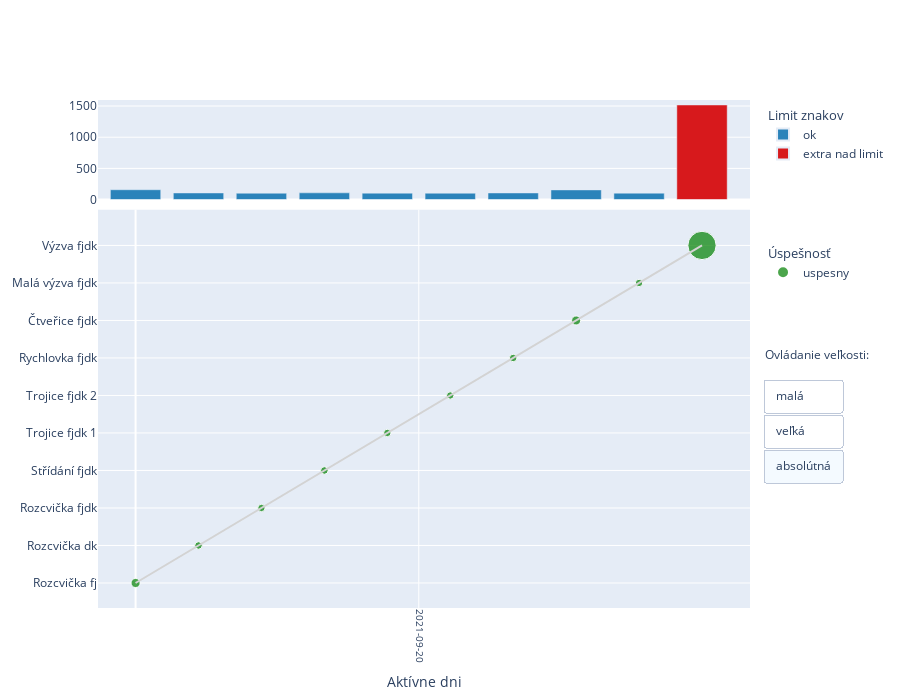

Notebook cell for this chart:
### Markdown cell above
## Visualizations
interactive visualizations (if not visible can be found in folder /interactive_viz)

### Code cell
import importlib
import visualizations
importlib.reload(visualizations)
from visualizations import create_user_activity_plotly, create_grouped_exercise_user_activity_plotly, create_chosen_users_graph

def get_user_logs_with_additional_info(data: pd.DataFrame, user_id: int, absolute_order_dict) -> pd.DataFrame:
    user_data = data[data['user'] == user_id]
    user_data.reset_index(inplace=True, drop=True)
    user_data.reset_index(inplace=True)
    user_data['item_order'] = user_data['item'].map(absolute_order_dict)
    user_data['time'].replace(to_replace=r'([0-9]{4}-[0-9]{2}-[0-9]{2}).*', value=r'\1', regex=True, inplace=True)
    user_data['correct'] = user_data['correct'].astype(str)
    user_data['moves_size_small'] = user_data.apply(lambda x: get_exercise_moves_chosen_thresholds(x.item, x.moves, "small"), axis=1)
    user_data['moves_size_large'] = user_data.apply(lambda x: get_exercise_moves_chosen_thresholds(x.item, x.moves, "large"), axis=1)
    return user_data


f = create_user_activity_plotly(get_user_logs_with_additional_info(valid_final_logs, 28850025, absolute_order_dict), data_item)
f.write_html("../interaktivne_viz/riesi_prvu_sadu.html")

### Figure 1 — Plotly figure (JSON) as saved in the notebook; plotly's stock layout.template omitted (floating-point values rounded to 4 significant figures; data arrays with more than 128 entries replaced by an {"elided": "..."} marker saying what was removed)
{"data": [{"customdata": [], "hovertemplate": "Úloha: %{y} <br> Počet znakov: %{customdata[6]} <br>Čas riešenia v sek: %{customdata[20]} <br>Počet chýb: %{customdata[11]}<extra></extra>", "legendgroup": "1", "legendgrouptitle": {"text": "Limit znakov"}, "marker": {"color": "#800080"}, "name": "pod limit", "type": "bar", "x": [], "xaxis": "x", "y": [], "yaxis": "y"}, {"customdata": {"elided": "9x20 mixed values"}, "hovertemplate": "Úloha: %{y} <br> Počet znakov: %{customdata[6]} <br>Čas riešenia v sek: %{customdata[20]} <br>Počet chýb: %{customdata[11]}<extra></extra>", "legendgroup": "1", "legendgrouptitle": {"text": "Limit znakov"}, "marker": {"color": "#2b83ba"}, "name": "ok", "type": "bar", "x": [0, 1, 2, 3, 4, 5, 6, 7, 8], "xaxis": "x", "y": [158, 106, 102, 108, 103, 102, 106, 155, 103], "yaxis": "y"}, {"customdata": [], "hovertemplate": "Úloha: %{y} <br> Počet znakov: %{customdata[6]} <br>Čas riešenia v sek: %{customdata[20]} <br>Počet chýb: %{customdata[11]}<extra></extra>", "legendgroup": "1", "legendgrouptitle": {"text": "Limit znakov"}, "marker": {"color": "#fdae61"}, "name": "mierne nad limit", "type": "bar", "x": [], "xaxis": "x", "y": [], "yaxis": "y"}, {"customdata": [[9, 893951, 28850025, 88, "26d|32d|35f|35 |41f|41d|41d|41f|5j|5f|50f|37j|46d|49d|49j|49k|49 |5f|20d|1j|16f|17f|17d|42f|43j|20k|20d|0f|30d|30d|49d|46d|52d|4f|26d|37d|37j|0f|0j|14d|14k|16f|5f|9k|9d|38f|20d|26j|26j|46d|49j|50k|1d|5f|15f|11j|35d|#1517,188,0", "1", 1517, 521700, "2021-09-20", 28, 34.89, 57, 4, 0.1449, 10, 16, 48, "Výzva fjdk", "green", 521.7]], "hovertemplate": "Úloha: %{y} <br> Počet znakov: %{customdata[6]} <br>Čas riešenia v sek: %{customdata[20]} <br>Počet chýb: %{customdata[11]}<extra></extra>", "legendgroup": "1", "legendgrouptitle": {"text": "Limit znakov"}, "marker": {"color": "#d7191c"}, "name": "extra nad limit", "type": "bar", "x": [9], "xaxis": "x", "y": [1517], "yaxis": "y"}, {"customdata": {"elided": "10x20 mixed values"}, "hovertemplate": "Úloha: %{y} <br> Počet znakov: %{customdata[6]} <br>Čas riešenia v sek: %{customdata[20]} <br>Počet chýb: %{customdata[11]}<extra></extra>", "legendgroup": "2", "legendgrouptitle": {"text": "Úspešnosť"}, "marker": {"color": "green", "size": [158, 106, 102, 108, 103, 102, 106, 155, 103, 1517], "sizemode": "area", "sizeref": 3.792}, "mode": "markers", "name": "uspesny", "type": "scatter", "x": [0, 1, 2, 3, 4, 5, 6, 7, 8, 9], "xaxis": "x2", "y": ["Rozcvička fj", "Rozcvička dk", "Rozcvička fjdk", "Střídání fjdk", "Trojice fjdk 1", "Trojice fjdk 2", "Rychlovka fjdk", "Čtveřice fjdk", "Malá výzva fjdk", "Výzva fjdk"], "yaxis": "y2"}, {"customdata": [], "hovertemplate": "Úloha: %{y} <br> Počet znakov: %{customdata[6]} <br>Čas riešenia v sek: %{customdata[20]} <br>Počet chýb: %{customdata[11]}<extra></extra>", "legendgroup": "2", "marker": {"color": "red", "size": [], "sizemode": "area", "sizeref": 3.792}, "mode": "markers", "name": "neuspesny", "type": "scatter", "x": [], "xaxis": "x2", "y": [], "yaxis": "y2"}, {"line": {"color": "lightgray"}, "mode": "lines", "showlegend": false, "type": "scatter", "x": [0, 1, 2, 3, 4, 5, 6, 7, 8, 9], "xaxis": "x2", "y": ["Rozcvička fj", "Rozcvička dk", "Rozcvička fjdk", "Střídání fjdk", "Trojice fjdk 1", "Trojice fjdk 2", "Rychlovka fjdk", "Čtveřice fjdk", "Malá výzva fjdk", "Výzva fjdk"], "yaxis": "y2"}], "layout": {"annotations": [{"align": "left", "showarrow": false, "text": "Ovládanie veľkosti:", "x": 1.02, "xanchor": "left", "xref": "paper", "y": 0.5, "yref": "paper"}], "autosize": true, "height": 700, "legend": {"itemsizing": "constant", "tracegroupgap": 80}, "updatemenus": [{"active": 2, "buttons": [{"args": [{"marker.size": [[4, 4, 4, 4, 4, 4, 4, 4, 4, 16], []], "marker.sizeref": 0.36}], "label": "malá", "method": "update"}, {"args": [{"marker.size": [[4, 4, 4, 4, 4, 4, 4, 4, 4, 16], []], "marker.sizeref": 0.01778}], "label": "veľká", "method": "update"}, {"args": [{"marker.size": [[158, 106, 102, 108, 103, 102, 106, 155, 103, 1517], []], "marker.sizeref": 3.792}], "label": "absolútná", "method": "update"}], "name": "marker size", "type": "buttons", "x": 1.02, "xanchor": "left", "y": 0.45}], "xaxis": {"anchor": "y", "domain": [0, 1], "matches": "x2", "showticklabels": false, "tickangle": 90, "tickfont": {"size": 10}, "tickmode": "array", "ticktext": ["2021-09-20"], "tickvals": [4.5]}, "xaxis2": {"anchor": "y2", "domain": [0, 1], "tickangle": 90, "tickfont": {"size": 10}, "tickmode": "array", "ticktext": ["2021-09-20"], "tickvals": [4.5], "title": {"text": "Aktívne dni"}}, "yaxis": {"anchor": "x", "categoryarray": {"elided": "239 str values"}, "categoryorder": "array", "domain": [0.804, 1], "title": {}}, "yaxis2": {"anchor": "x2", "categoryarray": {"elided": "239 str values"}, "categoryorder": "array", "domain": [0, 0.784]}}}
